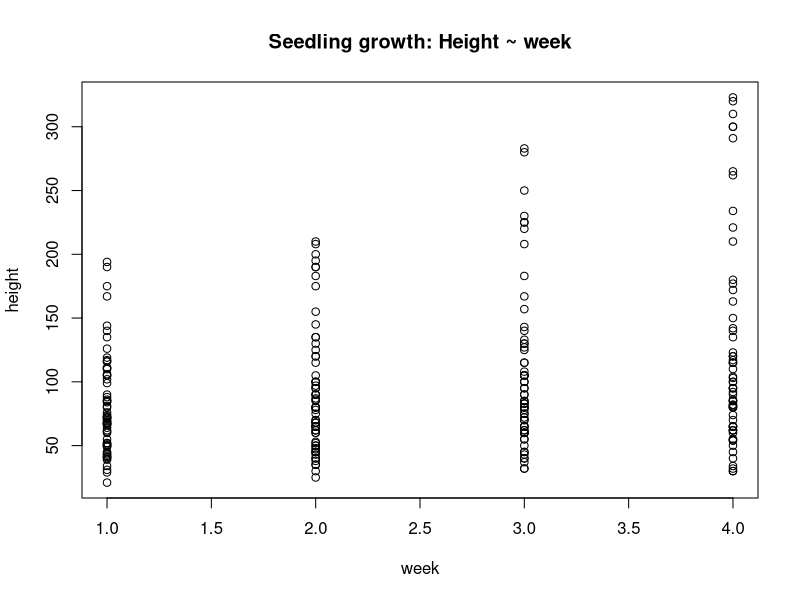
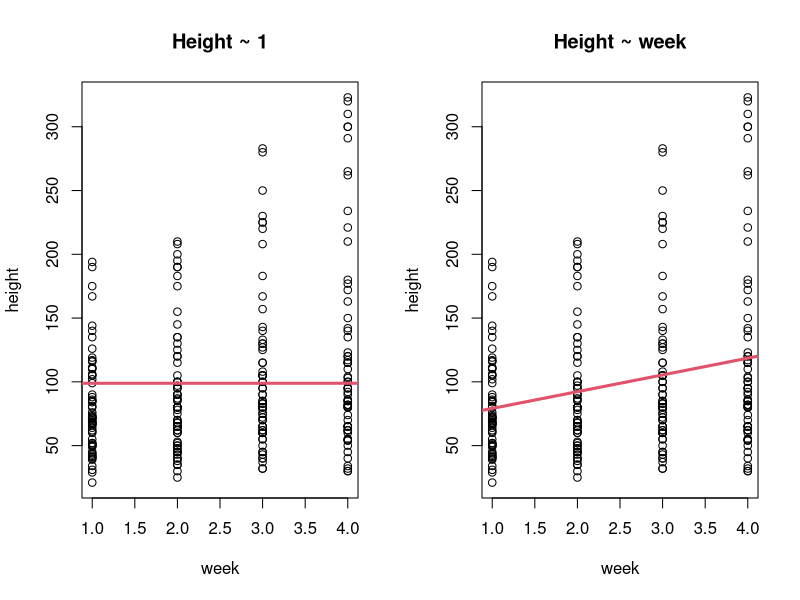
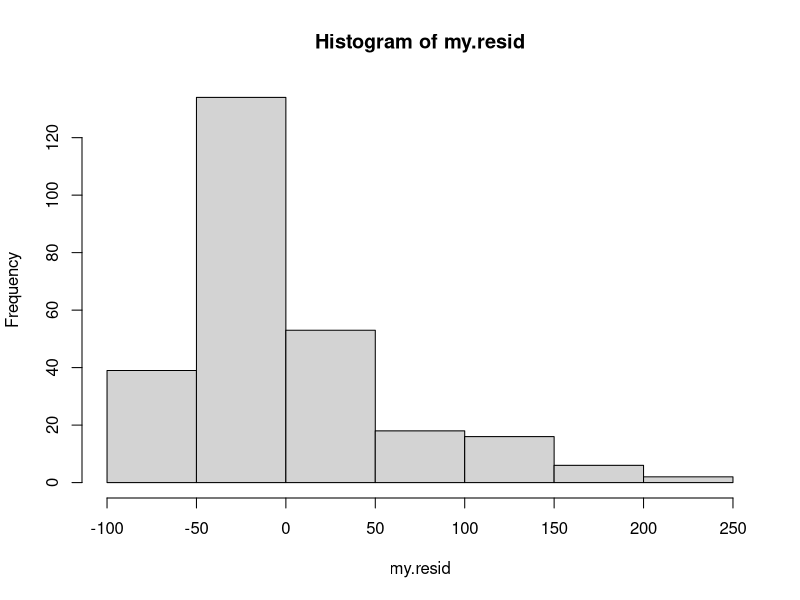
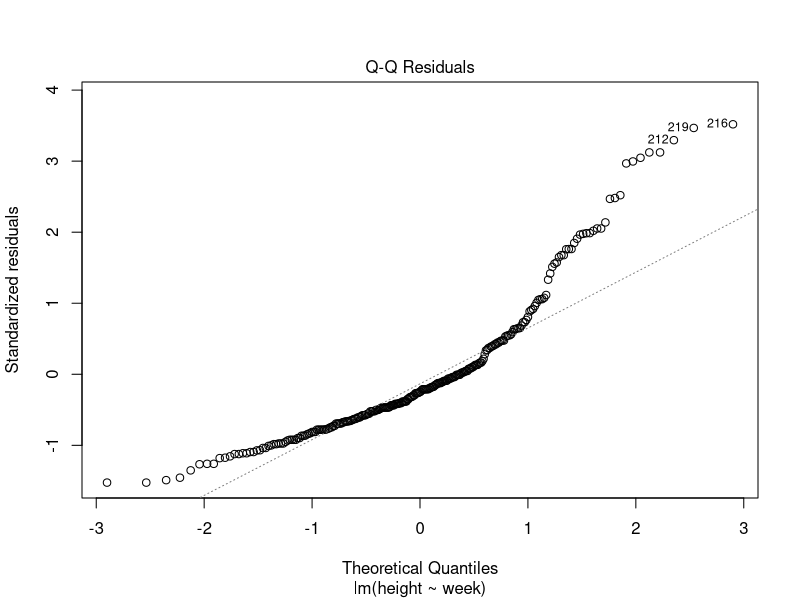
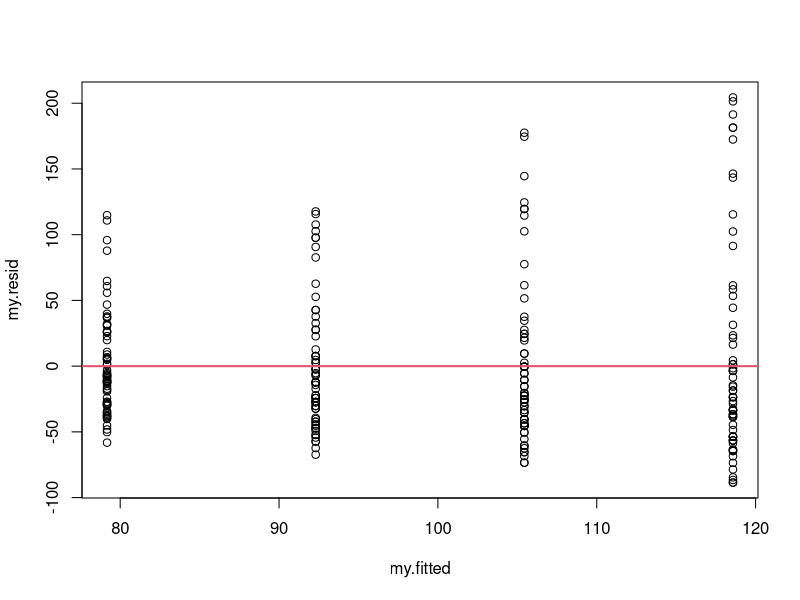
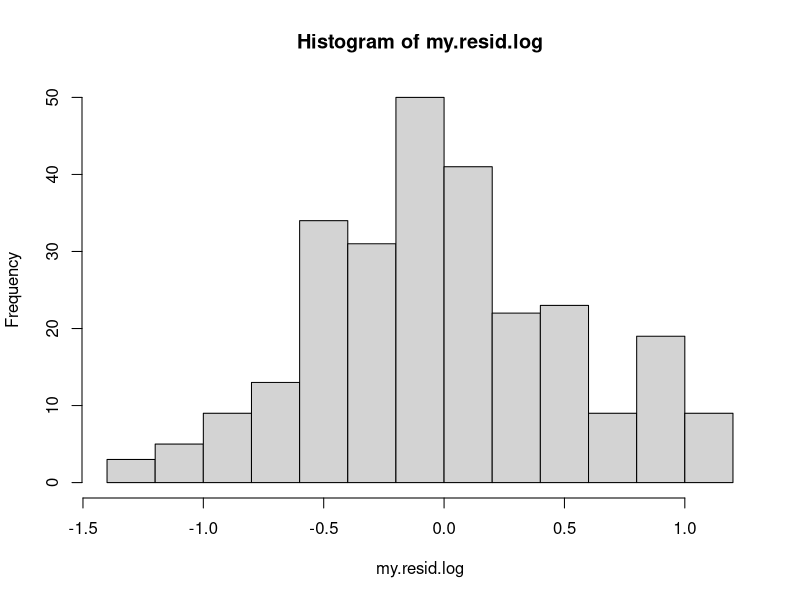
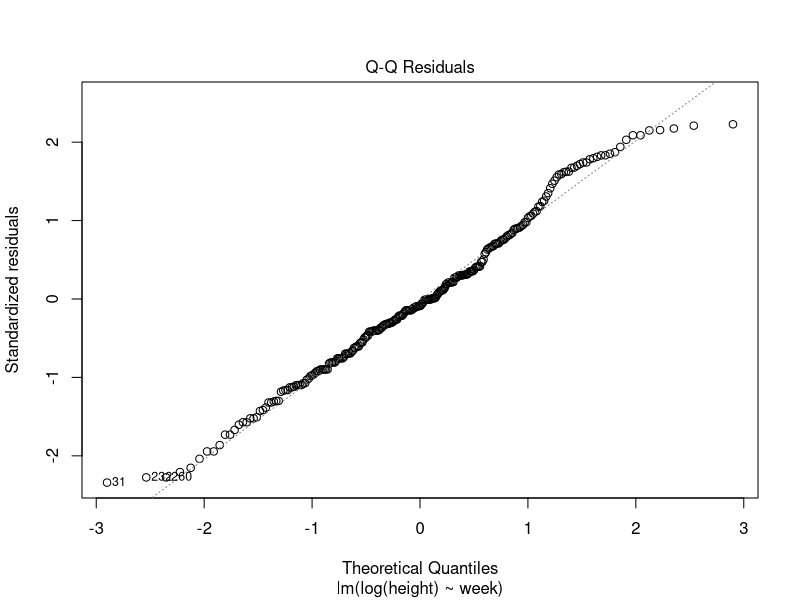
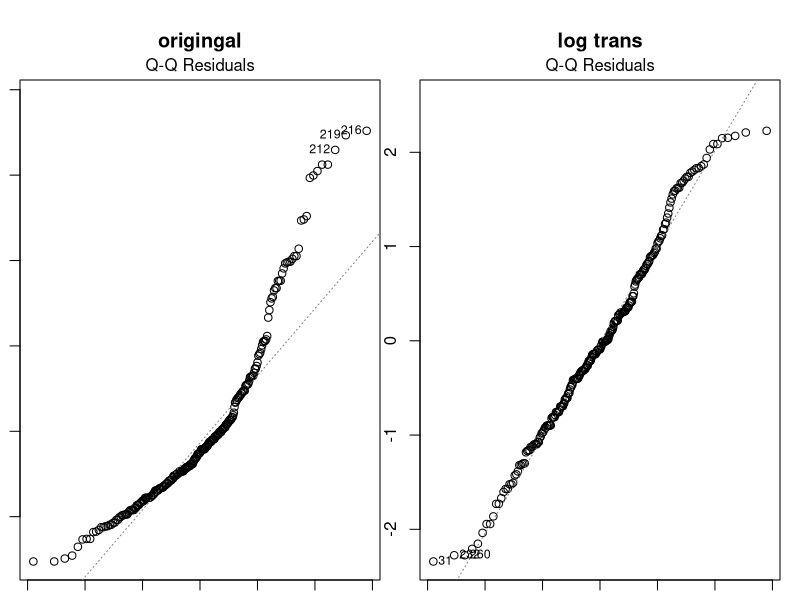

R code for these plots, in order:

# Outline

# * Regression model building
# * Regression model testing
# * Regression diagnostics
# * Transformation
# * Reporting results of regression
# * Multiple regression
# * Repeated measures data
# 



# Data formatting

# * Wide format
# * Long form



## Wide format 

# * The 1st column is the concentration of aluminum (AL) that sugar maple seeds were treated with.  
# * Each ROW is a different tree
# * Height growth was then measured for 4 weeks
# * Height was recored in a seperate column
# * This is called "wide" format b/c data for an individual thing being studied is read left to right
# * This is a common way to collect data and present it in a table and is easy to read



# The size of the dataframe

dat.orig <- read.csv(file = "data_orig.csv")
dim(dat.orig)


#### Data in wide format

head(dat.orig)




## Long format

# * This is how R needs data to be formatted for regression and ANOVA
# * t.test also uses data in this format
# * Note that there are MANY rows of data
# * Data in this format is not very easy to read by eye
# * This format matches how the math gets done by the computer
# * ALL respone data (y variables, "height") are in a SINGLE column
# * ALL predictor data (x variable, week) are in a single columns
# 
# The size of the dataframe

data.long <- read.csv(file = "data_long.csv")
dim(data.long)



#### Data in long format
head(data.long)




# Plotting regression data

#* Plot regression style data wit the plot() command


plot(height ~ week, 
     data = data.long,
     main = "Seedling growth: Height ~ week"
)


### Extra: changing plotting symbols and other features

# _You can change ..._
# * color using col = 2 (or another number)
# * symbol with pch = ...
# * x axis label w/ xlab = 
#   * y axis label w/ ylab = 
#   
#   



#Basic regression analysis 1: height ~ week
  
#   * We are going to do a basic regression analysis of these data.  
# * A VERY important caveat here is that we are ignoring the fact that the same seedlings were measured multiple times  
# * We are therefore treating each row of data as independent * That is, as if EACH ROW represented a completley different plant that had not been measured before and will not be measured again!
#   * This is therefore a completely invalid analysis and just done for illustration!
#   * In reality, this data is considered "repeated measures" or "longitudinal"
# * Proper analysis requires calculating averages growth for each plant, using just the final measurement, or using special statistical techniques


## Model fitting

#We fill fit a "null" and alternative model.



### Fit a null and alternative model

#"Null"" Model

model.null <- lm(height ~ 1, 
data = data.long)



#"Alternative"" Model

model.alt <- lm(height ~ week, 
                data = data.long)


## Test the models

anova(model.null,
      model.alt)


#The F statistic and p-value are very important quantities 
#that need to be reported in a paper.

# **TASK:** Write the F-statistc and p-value for test on 
# the worksheet.


# **NOTE:** Because we sampled the sample plant multiple 
#tiems this p-value is WAY too small and our sample size is WAY too big.  This is a form of psuedoreplication.


## Examine the model against the raw data


#Plot 1st graph
par(mfrow = c(1,2))
plot(height ~ week, data = data.long,
     main = "Height ~ 1"
)
abline(model.null, col = 2, lwd = 3)

#Plot 2nd graph
plot(height ~ week, 
     data = data.long,
     main = "Height ~ week"
)
abline(model.alt, col = 2, lwd = 3)




### Extra: 

# _Add annotations:_
# _You can add annotations using the "text" command.
# Try running this 
# text(y = 300, x = 0, "sample text",pos = 4)_


## Examine the model parameters
# 
# * The parameters tell us the slope and intercept
# * We can get them with the summary() command along with lots of other info
# * Parameters are also sometimes called "coefficients"
# * The R command coef() will give you just the slope and itnercept w/o any other info
# 
# Use the summary command to get teh parameters


summary(model.alt)


# **TASK:** 
#   * Write the model equation on the worksheet
# * First write it in words: "height ~ intercept + slope*week".  
# * Then write it with the numbers (properly rounded) included



## R^2
# 
# * R^2 (pronounced "r-squared") tells us how much information our model contains
# * A high R^2 means that our model captures a lot of the variablity in the data
# * A low R^2 means the model isn't telling us much
# * If we fit a regression to data that all falls in a straight line, R^2 will equal 1.0

# **TASK:** 
# * Write down the "adjusted R^2"
# * Is the model telling us much?



## Regression diagnostics

### Get model residuals

# Use the resid() command

my.resid <- resid(model.alt)


### Model diagnostic: Histogram of residual

#This gives insight into whether the assumption of 
#normality is met

par(mfrow = c(1,1))
hist(my.resid)



### Model diagnosic: qqplot

# * qqplots are a better way to look at normality.  
# * "qq" stands for "Quantile-quantile".  
# * We want the dots in the plot to fall 
#   close to the dotted line.

par(mfrow = c(1,1))
plot(model.alt, 2)



### Get model predictions

#Also called "Fitted values". 
# Mathematicall they are called "y.hat"


my.fitted <- fitted(model.alt)


#Fitted values (aka predictions) are obtained by
# plugging in your observations (x values) into the 
# model and calculating the y value.



### Diagnostic: Residual vs Fitted

#This tests the assumption of "constant variance"


plot(my.resid ~ my.fitted)
abline(h = 0, col  = 2, lwd = 2)


#The fanning shape of the residual is a very bad 
# sign that the assumtpon of constant variance has
# been violated.




## Transformations

#We can fix some problems with normality and 
# non-cosntant variance via transformation.

### Refit model to transformed data

# * Note use of log() within the model formula
# * In R, "log()" gives your the "natural log", 
# not the base-10 log!


model.alt.log <- lm( log(height) ~ week, 
                     data = data.long)




### Look at diagnostics of transformed data


#Make a histogram of the residuals

my.resid.log <- resid(model.alt.log)
hist(my.resid.log)


#More normal!



#qqplot

plot(model.alt.log, 2)

# Points fall closer to the line!



### Compare origianl and transformed data


par(mfrow = c(1,2), mar = c(1,1,4,1))
plot(model.alt, 2, main = "origingal")
plot(model.alt.log, 2, main = "log trans")




#Plot residuals vs. fitted (predicted values)


par(mfrow = c(1,1))
my.fitted.log <- fitted(model.alt.log)
plot(my.resid.log ~ my.fitted.log)
abline(h = 0, col  = 2, lwd = 2)


#Not so fan-shapped any more



# Reporting results of regression
# 
# * Results get reported in words, tables and figures in science
# * There is some redundancy at times between them (things get repeatd), but that's ok


## What to report for regression in the text of your paper

# * the F-statistic 
# * the degrees of freedoom of the F-test
# * the p-value for the F-statistic
# * the slope of the line
# * the standard error (SE) of the line
# * The R^2

#This is a lot of stuff, but all of it is 
# important!  
# NOte that the slope can be considered a 
# type of "efffect size" (more specifically, 
# an un-standardized effect size).  
# The standard error of the slope tells 
# us how precisely we have estimated.

## Reporting the result of these analyses

#I can get all this info I need summary(model.alt.log)

# I would write these results like this:
#   "There was a strong relationship (F = ____, df = 1,266, 
# p = ____ the height of sugar maple seedlings and time 
# (slope = ____, SE = _____, R^2 = _____)"

#**TASK:** On the worksheet complete this 
# sentence with the appropirate info.



## Why R^2 is important to report!

#These results look pretty impressive when we read them. 
#The p-value is small, the slope is positive, etc.  
#However, when we get to the R^2 value, what do we learn?  
#The model, even though its p-value is very small, is not 
#really telling us much of why the data is so variable. 
#We're explaining one aspect of the variability in the 
#data (variation over time) but 95% of the variation 
# [ (1 - 0.05)*100 ] remains unexplained





# Multiple regression

# These data are from an experiment where plants were
#treated with aluminum, from 0 to 600 (grams?).  
# We can see if there is an impact of the AL on growth


plot(height ~ conc.AL, data = data.long)


#This plot isn't very helpful because the 
#process of growth over time is the main 
#biological process.  The effect of AL is to _change_ 
#the growth rate.  

#Regression allows us to look at multiple factors at 
#the same time.  We can therefore look at the impact 
#of time on growth and AL on growth.  
#A  full modeling of this process will take some work; 
#I'll jsut introduce the most basic elemetns now.  

#When you include multiple predictor variables
# (x variables) in a model its called
#**multiple regression**. 
#We can do this in R like this:


## A basic multiple linear regression model

model.alt.2 <- lm(height ~ week + conc.AL, 
data = data.long)


#Note the "+" sign between week and conc.AL

## Testing hypotheses with multiple regression

#We can see whether how original "alt" model, 
#with just the week varibble, compares to a multiple 
#linear regression model with both week and AL.  
#We do this with the anova() command as we have 
#done for comparisons between null and alt models


anova(model.alt,
model.alt.2)



#**TASK:** Write the F-statistc and p-value 
#for test on the worksheet for the multiple regression.



## Formula for multiple linear reression

#Get the parameters using the summary() command

summary(model.alt.2)


#There are three lines for the parameters.  
#We now have one intercepts and TWO DIFFERNT slope values.

#**TASK:** Write the word formula and mathematical 
#formula for the multiple regression model.

#The word formula is:
#   height ~ intercept + slope1*conc.AL + slope2*week



### R^2 from multiple regression

#Adding more predictor variables allows us to 
#explain more of what is going on in a dataset. 
# R^2 will ALWAYS go down when we add a new variable


summary(model.alt.2)



# **TASK:** Write R^2 for the multiple regression model.




# Endpoint analysis of "Repeated measures" data

# * All of the analyses so far are not appropriate 
# for these data.  
# * This is is because multiple measurements have
# been made on the same plant, violating the assumption 
# of independence central to standard statistics
# * This type of data is common 
# * When you have this kind of data, a good way to 
# start your analysis is by just looking at the last
# time point
# * We can consider this an "end point analysis" of 
# our "longitudinal data"

# Let's go back to the original "wide" dataset


head(dat.orig)


# * The last column has the height of the 
# seedlings at the end of the 4 week experiment.  
# * We can do a regression with these data 
# using the concentration of aluminum



## End point analysis: Plot height ~ AL for just week 4


plot(ht.wk.4 ~ conc.AL, 
     data = dat.orig)



## End point analysis: Model height ~ AL for week four

#Build the model

model.wk.4 <- lm(ht.wk.4 ~ conc.AL, 
                 data = dat.orig)



## Compare end-point model to data

# ** TASK:** Make a graph of the model plotted 
# on the data.
# This requires the plot() and abline() command.  
# The code was used above.


## Look at the results of end-point model

#Look at the results

summary(model.wk.4)


#** TASK ** Write a sentence that summarizes this model



## Look at model diagnostics for end-point analysis

#We can get the residuals vs. fitted diagnostic plot 
#in a single step below using "plot(model.wk.4, which = 1)".  We get the qqplot with "which = 2".


par(mfrow = c(1,2))
plot(model.wk.4, which = 1) #residuals vs. fitted
plot(model.wk.4, which = 2) #qqplot



#** TASK:** Print off this diagnostic plot and 
# write several sentences about what it tells you.



## Transform end-point model

#A log transformation might improve the model. 
#Implement this and check the residuals.  
#Note that you can transform the data within the
#model funciton as "log(ht.wk.4)".  

#** TASK:** Write the code needed for the 
# transformation onto the worksheet.

